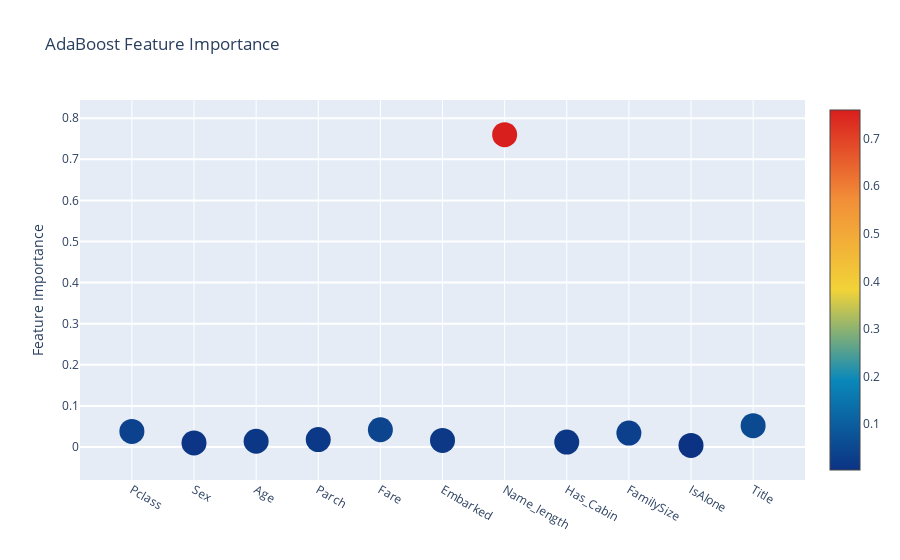

Here is the notebook cell this chart was saved with:
### Code cell
# Extra Trees
trace = go.Scatter(
    y=feature_dataframe["AdaBoost feature importances"].values,
    x=feature_dataframe["features"].values,
    mode="markers",  # 산점도를 점으로 표시
    # 점의 속성
    marker=dict(
        sizemode="diameter",  # 점의 크기를 지름으로 조정
        sizeref=1,  # 점의 크기를 참조할 값
        size=25,  # 점의 기본 크기를 25
        # 점의 색을 중요도 값에 따라
        color=feature_dataframe["AdaBoost feature importances"].values,
        colorscale="Portland",
        showscale=True,  # 색상 막대 표시
    ),
    text=feature_dataframe["features"].values,  # 각 점에 마우스 올리면 표시될 텍스트
)
data = [trace]

# 그래프의 레이아웃 정의
layout = go.Layout(
    autosize=True,  # 그래프 크기 자동 조정
    title="AdaBoost Feature Importance",
    hovermode="closest",  # 마우스를 점에 올릴 때 가장 가까운 점에 대한 정보 표시
    # 눈금 길이 5, y축 그리드 라인 너비 2
    yaxis=dict(title="Feature Importance", ticklen=5, gridwidth=2),
    showlegend=False,
)

# 데이터를 시각화하는 객체, data와 layout을 기반으로 그래프 생성
fig = go.Figure(data=data, layout=layout)
py.iplot(fig, filename="scatter2010")

### Figure 1 — Plotly figure (JSON) as saved in the notebook; plotly's stock layout.template omitted (floating-point values rounded to 4 significant figures)
{"data": [{"marker": {"color": [0.038, 0.01, 0.014, 0.018, 0.042, 0.016, 0.76, 0.012, 0.034, 0.004, 0.052], "colorscale": [[0, "rgb(12,51,131)"], [0.25, "rgb(10,136,186)"], [0.5, "rgb(242,211,56)"], [0.75, "rgb(242,143,56)"], [1, "rgb(217,30,30)"]], "showscale": true, "size": 25, "sizemode": "diameter", "sizeref": 1}, "mode": "markers", "text": ["Pclass", "Sex", "Age", "Parch", "Fare", "Embarked", "Name_length", "Has_Cabin", "FamilySize", "IsAlone", "Title"], "type": "scatter", "x": ["Pclass", "Sex", "Age", "Parch", "Fare", "Embarked", "Name_length", "Has_Cabin", "FamilySize", "IsAlone", "Title"], "y": [0.038, 0.01, 0.014, 0.018, 0.042, 0.016, 0.76, 0.012, 0.034, 0.004, 0.052]}], "layout": {"autosize": true, "hovermode": "closest", "showlegend": false, "title": {"text": "AdaBoost Feature Importance"}, "xaxis": {"autorange": true, "range": [-0.9482, 10.95], "type": "category"}, "yaxis": {"autorange": true, "gridwidth": 2, "range": [-0.1384, 0.9024], "ticklen": 5, "title": {"text": "Feature Importance"}, "type": "linear"}}}
